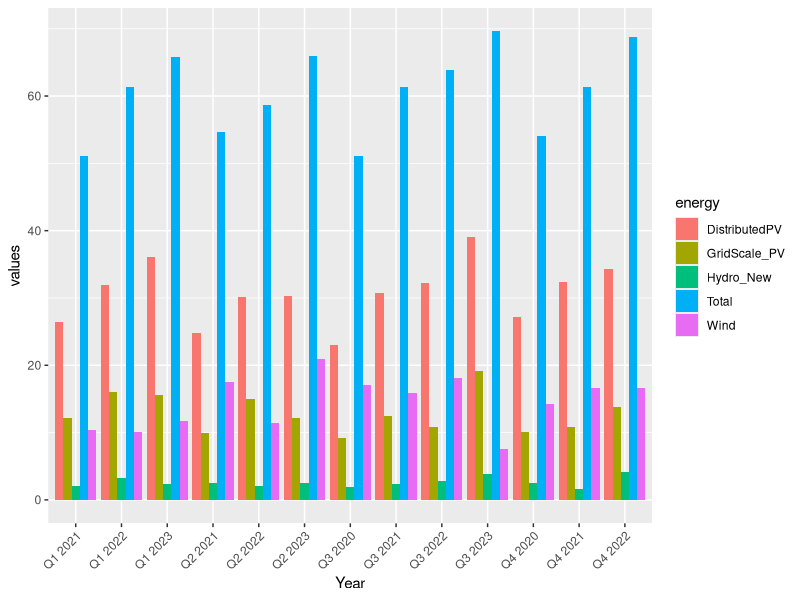

Write the R code that produced this figure.
## ---- chunk 1
knitr::opts_chunk$set(echo = TRUE)
## ---- chunk 2
library(tidyverse)
NEM_Data <- read_csv("data/NEM_Data.csv")
View(NEM_Data)
## ---- chunk 3
 New_NEM_Data <- NEM_Data %>%
 mutate(GridScale_PV = Grid_Scale_PV - Wind) %>%
 mutate(DistributedPV = Distributed_PV - Grid_Scale_PV) %>%
 mutate(Hydro_New = Hydro - Distributed_PV) %>%
 mutate(Total = Wind + GridScale_PV + DistributedPV + Hydro_New) %>% 
  select(Year, Wind, GridScale_PV, DistributedPV, Hydro_New, Total)
## ---- chunk 4
New_NEM_Data %>% 
  rename(Grid_Scale_PV = GridScale_PV) %>%
  rename(Distributed_PV = DistributedPV) %>%
  rename(Hydro = Hydro_New)
## ---- chunk 5
New_NEM_Data |>
  pivot_longer(
    cols = Wind:Total,
    names_to = "energy",
    values_to = "values") %>%
ggplot(aes(x = Year, y = values, fill = energy)) +
geom_bar(position = "dodge", stat = "identity") + 
theme(axis.text.x = element_text(angle = 45, hjust = 1)) 
## ---- chunk 6

